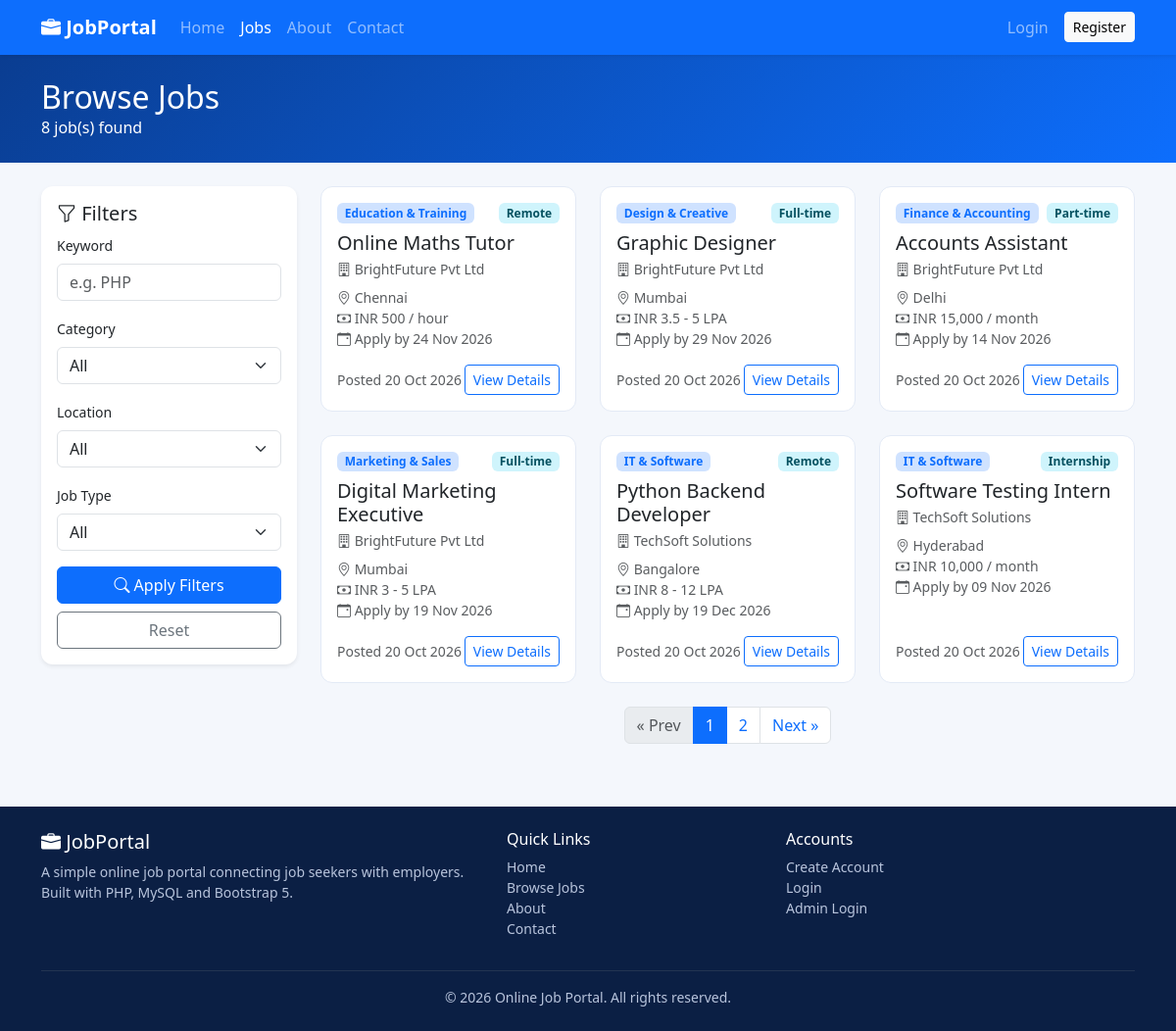
Screenshot of /jobs/list.php with the database file from the repository.
### tables this page shows
CREATE TABLE jobs (
    id            INT AUTO_INCREMENT PRIMARY KEY,
    employer_id   INT NOT NULL,
    category_id   INT NOT NULL,
    region_id     INT NOT NULL,
    title         VARCHAR(150) NOT NULL,
    job_type      ENUM('Full-time','Part-time','Internship','Remote') NOT NULL,
    salary        VARCHAR(100) NOT NULL,
    vacancies     INT NOT NULL DEFAULT 1,
    experience    VARCHAR(50)  NOT NULL,
    deadline      DATE NOT NULL,
    description   TEXT NOT NULL,
    requirements  TEXT NOT NULL,
    status        TINYINT NOT NULL DEFAULT 0,
    created_at    TIMESTAMP DEFAULT CURRENT_TIMESTAMP,
    updated_at    TIMESTAMP DEFAULT CURRENT_TIMESTAMP ON UPDATE CURRENT_TIMESTAMP,
    CONSTRAINT fk_jobs_employer FOREIGN KEY (employer_id) REFERENCES users(id)      ON DELETE CASCADE,
    CONSTRAINT fk_jobs_category FOREIGN KEY (category_id) REFERENCES categories(id) ON DELETE CASCADE,
    CONSTRAINT fk_jobs_region   FOREIGN KEY (region_id)   REFERENCES regions(id)    ON DELETE CASCADE,
    INDEX idx_jobs_status (status)
);

CREATE TABLE categories (
    id          INT AUTO_INCREMENT PRIMARY KEY,
    name        VARCHAR(100) NOT NULL UNIQUE,
    created_at  TIMESTAMP DEFAULT CURRENT_TIMESTAMP
);

CREATE TABLE regions (
    id          INT AUTO_INCREMENT PRIMARY KEY,
    name        VARCHAR(100) NOT NULL UNIQUE,
    created_at  TIMESTAMP DEFAULT CURRENT_TIMESTAMP
);

### config/db.php (called while the page is built, shortened)
<?php
function e($value)
{
    return htmlspecialchars((string) $value, ENT_QUOTES, 'UTF-8');
}

### jobs/list.php (the view, shortened to what this page needs)
<?php
require_once __DIR__ . '/../config/db.php';
$keyword  = trim($_GET['keyword'] ?? '');
$page = max(1, (int) ($_GET['page'] ?? 1));
$where  = ['j.status = 1'];
$params = [];
$where_sql = implode(' AND ', $where);
$from_sql = 'FROM jobs j
             JOIN categories c ON c.id = j.category_id
             JOIN regions r    ON r.id = j.region_id
             JOIN users u      ON u.id = j.employer_id';
$st = $pdo->prepare("SELECT COUNT(*) $from_sql WHERE $where_sql");
$st->execute($params);
$total_jobs  = (int) $st->fetchColumn();
$total_pages = max(1, (int) ceil($total_jobs / JOBS_PER_PAGE));
$page        = min($page, $total_pages);
$offset      = ($page - 1) * JOBS_PER_PAGE;
$st = $pdo->prepare(
    "SELECT j.*, c.name AS category_name, r.name AS region_name,
            COALESCE(u.company_name, u.name) AS company
     $from_sql
     WHERE $where_sql
     ORDER BY j.created_at DESC, j.id DESC
     LIMIT " . JOBS_PER_PAGE . " OFFSET " . (int) $offset
);
$st->execute($params);
$jobs = $st->fetchAll();
function page_link($p)
{
    $q = $_GET;
    $q['page'] = $p;
    return BASE_URL . '/jobs/list.php?' . http_build_query($q);
}
include __DIR__ . '/../includes/header.php';
?>
<div class="page-banner text-white">
    <div class="container py-4">
        <h1 class="h2 mb-0">Browse Jobs</h1>
        <p class="mb-0"><?= $total_jobs ?> job(s) found</p>
    </div>
</div>
<div class="container mt-4">
    <div class="row g-4">
        <div class="col-lg-3">
            <div class="card shadow-sm border-0">
                <div class="card-body">
                    <h5 class="card-title"><i class="bi bi-funnel"></i> Filters</h5>
                    <form method="get">
                        <div class="mb-3">
                            <label class="form-label small">Keyword</label>
                            <input type="text" name="keyword" class="form-control" value="<?= e($keyword) ?>" placeholder="e.g. PHP">
                        </div>
                        <div class="mb-3">
                            <label class="form-label small">Category</label>
                            <select name="category" class="form-select">
                                <option value="">All</option>
                            </select>
                        </div>
                        <div class="mb-3">
                            <label class="form-label small">Location</label>
                            <select name="region" class="form-select">
                                <option value="">All</option>
                            </select>
                        </div>
                        <div class="mb-3">
                            <label class="form-label small">Job Type</label>
                            <select name="job_type" class="form-select">
                                <option value="">All</option>
                            </select>
                        </div>
                        <button class="btn btn-primary w-100 mb-2"><i class="bi bi-search"></i> Apply Filters</button>
                        <a href="<?= BASE_URL ?>/jobs/list.php" class="btn btn-outline-secondary w-100">Reset</a>
                    </form>
                </div>
            </div>
        </div>
        <div class="col-lg-9">
            <div class="row g-4">
                <?php foreach ($jobs as $job): ?>
                    <?php include __DIR__ . '/../includes/job_card.php'; ?>
                <?php endforeach; ?>
            </div>
            <?php if ($total_pages > 1): ?>
                <nav class="mt-4">
                    <ul class="pagination justify-content-center">
                        <li class="page-item <?= $page <= 1 ? 'disabled' : '' ?>">
                            <a class="page-link" href="<?= e(page_link($page - 1)) ?>">&laquo; Prev</a>
                        </li>
                        <?php for ($p = 1; $p <= $total_pages; $p++): ?>
                            <li class="page-item <?= $p === $page ? 'active' : '' ?>">
                                <a class="page-link" href="<?= e(page_link($p)) ?>"><?= $p ?></a>
                            </li>
                        <?php endfor; ?>
                        <li class="page-item <?= $page >= $total_pages ? 'disabled' : '' ?>">
                            <a class="page-link" href="<?= e(page_link($page + 1)) ?>">Next &raquo;</a>
                        </li>
                    </ul>
                </nav>
            <?php endif; ?>
        </div>
    </div>
</div>
<?php include __DIR__ . '/../includes/footer.php'; ?>

### includes/job_card.php (shortened to what this page needs)
<div class="col-md-6 col-lg-4">
    <div class="card job-card h-100">
        <div class="card-body d-flex flex-column">
            <div class="d-flex justify-content-between align-items-start mb-2">
                <span class="badge bg-primary-subtle text-primary"><?= e($job['category_name']) ?></span>
                <span class="badge bg-info-subtle text-info-emphasis"><?= e($job['job_type']) ?></span>
            </div>
            <h5 class="card-title mb-1">
                <a href="<?= BASE_URL ?>/jobs/details.php?id=<?= (int) $job['id'] ?>" class="stretched-link text-decoration-none text-dark"><?= e($job['title']) ?></a>
            </h5>
            <p class="text-muted small mb-2"><i class="bi bi-building"></i> <?= e($job['company']) ?></p>
            <ul class="list-unstyled small text-muted mb-3">
                <li><i class="bi bi-geo-alt"></i> <?= e($job['region_name']) ?></li>
                <li><i class="bi bi-cash"></i> <?= e($job['salary']) ?></li>
                <li><i class="bi bi-calendar-event"></i> Apply by <?= e(date('d M Y', strtotime($job['deadline']))) ?></li>
            </ul>
            <div class="mt-auto d-flex justify-content-between align-items-center">
                <small class="text-muted">Posted <?= e(date('d M Y', strtotime($job['created_at']))) ?></small>
                <span class="btn btn-sm btn-outline-primary">View Details</span>
            </div>
        </div>
    </div>
</div>

### assets/css/style.css (style rules this page uses)
:root { --jp-blue: #0d6efd; --jp-dark-blue: #0a3d91; --jp-light: #f4f7fc; }
body { background: var(--jp-light); font-family: "Segoe UI", system-ui, -apple-system, Roboto, Arial, sans-serif; }
.page-banner { background: linear-gradient(135deg, var(--jp-dark-blue) 0%, var(--jp-blue) 100%); }
.job-card, .category-card, .stat-card { border: 1px solid #e3eaf6; border-radius: 12px; transition: transform .15s ease, box-shadow .15s ease; }
.card { border-radius: 12px; }

### rows the page displays
jobs: category.name "Education & Training", job_type "Remote", title "Online Maths Tutor", company "BrightFuture Pvt Ltd", region.name "Chennai", salary "INR 500 / hour", deadline "24 Nov 2026", created_at "20 Oct 2026"
jobs: category.name "Design & Creative", job_type "Full-time", title "Graphic Designer", company "BrightFuture Pvt Ltd", region.name "Mumbai", salary "INR 3.5 - 5 LPA", deadline "29 Nov 2026", created_at "20 Oct 2026"
jobs: category.name "Finance & Accounting", job_type "Part-time", title "Accounts Assistant", company "BrightFuture Pvt Ltd", region.name "Delhi", salary "INR 15,000 / month", deadline "14 Nov 2026", created_at "20 Oct 2026"
jobs: category.name "Marketing & Sales", job_type "Full-time", title "Digital Marketing Executive", company "BrightFuture Pvt Ltd", region.name "Mumbai", salary "INR 3 - 5 LPA", deadline "19 Nov 2026", created_at "20 Oct 2026"
jobs: category.name "IT & Software", job_type "Remote", title "Python Backend Developer", company "TechSoft Solutions", region.name "Bangalore", salary "INR 8 - 12 LPA", deadline "19 Dec 2026", created_at "20 Oct 2026"
jobs: category.name "IT & Software", job_type "Internship", title "Software Testing Intern", company "TechSoft Solutions", region.name "Hyderabad", salary "INR 10,000 / month", deadline "09 Nov 2026", created_at "20 Oct 2026"

### other values shown
$total_jobs "8"
